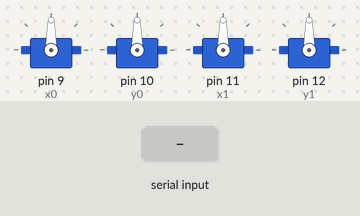
This sketch was run on a simulated Arduino Uno, built with avr-gcc and run on an emulated ATmega328P. Parts: 4 × servo. The inputs (shaded band) are chosen by the test bench.

Above: at 1.2 s.
1.3 s: byte 120 received over Serial
At 1.9 s:
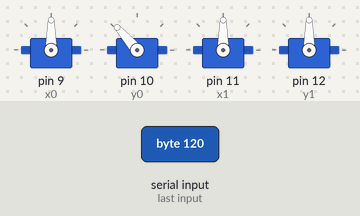
2.8 s: byte 90 received over Serial
At 4.3 s:
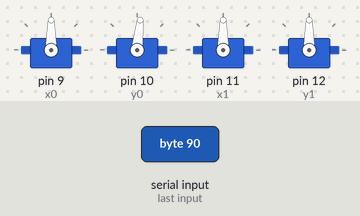
Timing chart, 0 to 5.8 s (numbered marks = the images above; inputs shaded):
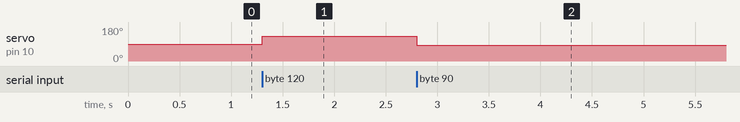

The sketch:

quadrotor.ino
```cpp
// Controlling a servo position using a potentiometer (variable resistor)
// by Michal Rinott <http://people.interaction-ivrea.it/m.rinott>

#include <Servo.h>

Servo x0, y0, x1, y1;  // create servo object to control a servo


void setup()
{
  x0.attach(9);
  y0.attach(10);
  x1.attach(11);
  y1.attach(12);

  Serial.begin(9600);
}

int scale(int v)
{
  int rv = v & 0x3f;

  //0 ... 127 -> 992 to 2008
  return 1000 + rv*16 - 6;
}

void loop()
{
  if (Serial.available() >= 1)
  {
    int data = Serial.read();
    int ds = scale(data);
    int prt = data >> 6;

    if (prt == 0 ) x0.writeMicroseconds ( ds );
    if (prt == 1 ) y0.writeMicroseconds ( ds );
    if (prt == 2 ) x1.writeMicroseconds ( ds );
    if (prt == 3 ) y1.writeMicroseconds ( ds );

      /*
      Serial.print(dx0);
      Serial.print(" ");
      Serial.print(dy0);
      Serial.print(" ");
      Serial.print(dx1);
      Serial.print(" ");
      Serial.println(dy1);
      */
  }
}
```

Measured:
- after the input at 1.3 s, servo on pin 10 (y0): 90° → 131° at once
- after the input at 2.8 s, servo on pin 10 (y0): 131° → 84° at once
